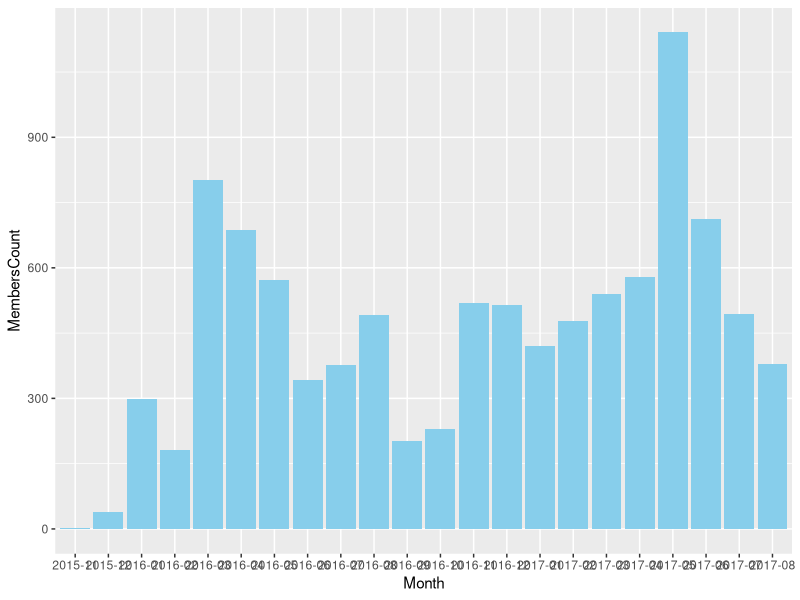

Recreate this plot in R.

user = read.csv("input/user.csv", stringsAsFactors=FALSE)

#install.packages("stringr")
library(dplyr)

result <- user %>%
    mutate(Month = as.Date(user$CREATETIME, "%m/%d/%Y %H:%M:%S")) %>%
    mutate(Month = substring(Month,1,7)) %>%
    group_by(Month) %>%
    summarise(MembersCount = n())

library(ggplot2)

ggplot(result, aes(x=Month, y=MembersCount)) +
    geom_bar(stat="identity", fill="skyblue")
